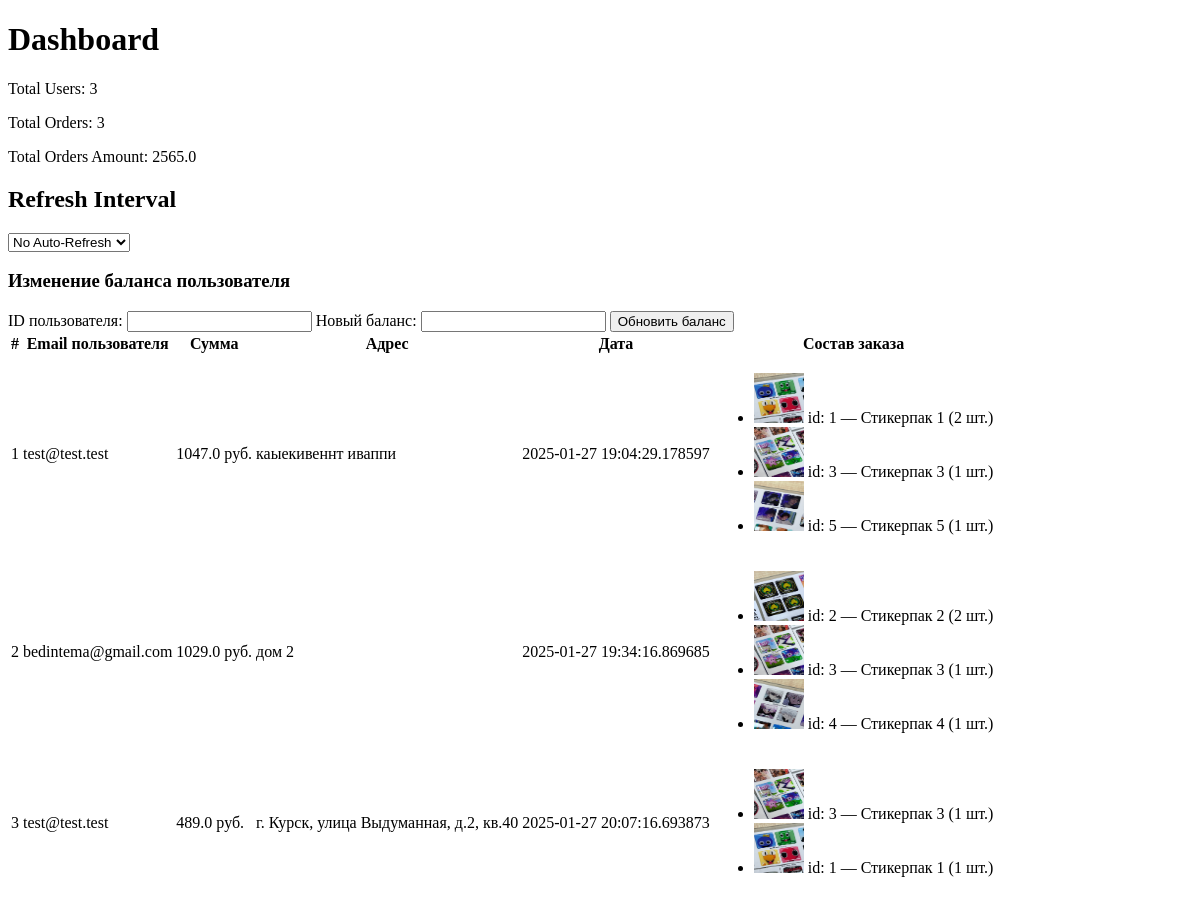
/admin, run on an earlier commit of the app's database.
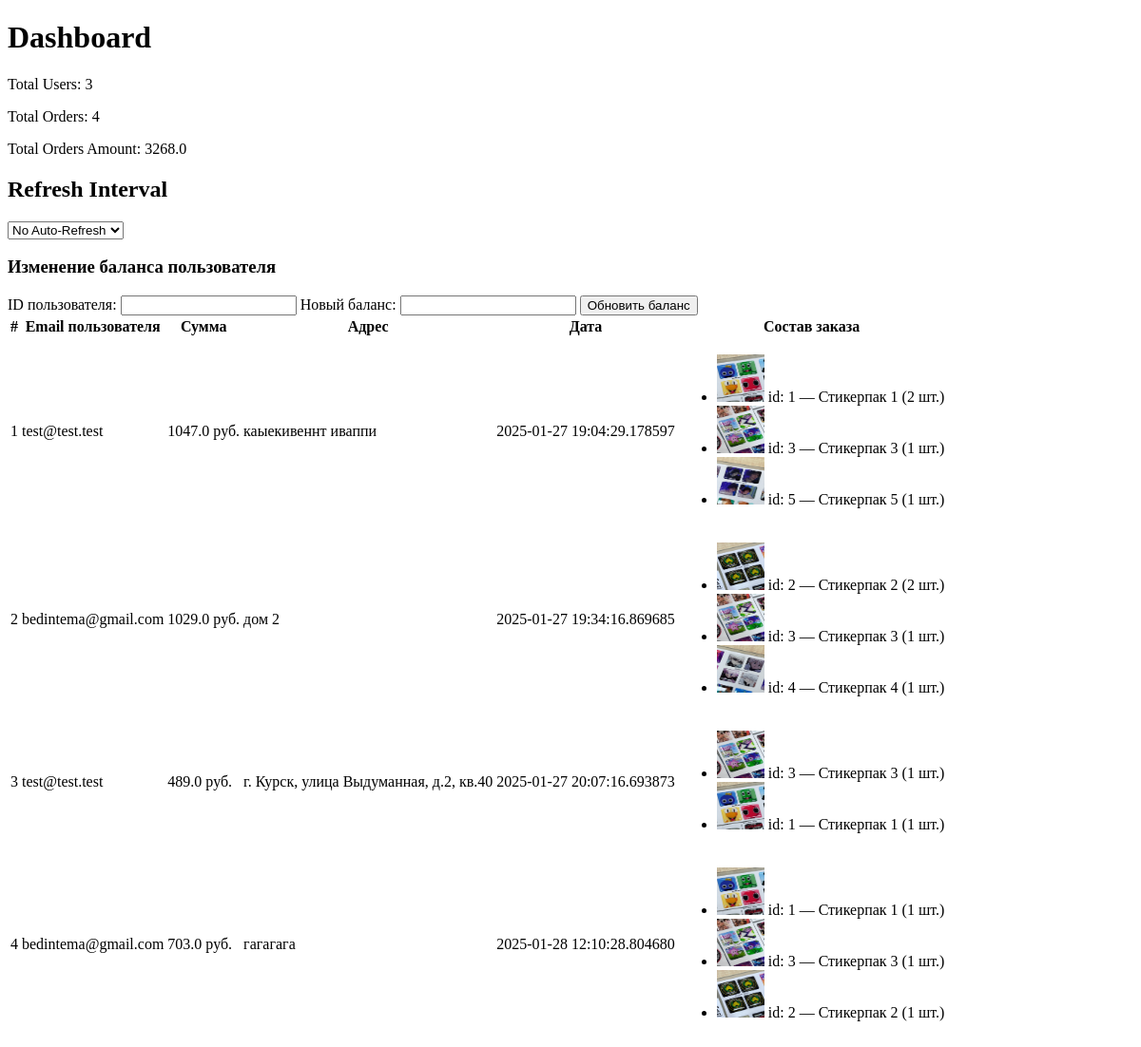
And on a later commit of the database.
### app/models.py (models this page shows, shortened)
class Order(db.Model):
    id = db.Column(db.Integer, primary_key=True)
    user_id = db.Column(db.Integer, db.ForeignKey('users.id'), nullable=False)
    products = db.Column(db.Text, nullable=False)  # Список товаров в JSON-формате
    total_amount = db.Column(db.Float, nullable=False)
    address = db.Column(db.String(255), nullable=False)
    created_at = db.Column(db.DateTime, default=datetime.utcnow)
    user = db.relationship('User', backref='orders', lazy=True)

class User(db.Model, UserMixin):
    __tablename__ = 'users'
    id = db.Column(db.Integer, primary_key=True, autoincrement=True, unique=True)
    balance = db.Column(db.Integer, nullable=False, default=0)
    email = db.Column(db.String(255), nullable=False, unique=True)
    password = db.Column(db.String(255), nullable=False)

class Product(db.Model):
    __tablename__ = 'products'
    id = db.Column(db.Integer, primary_key=True, autoincrement=True, unique=True)
    name = db.Column(db.String(255))
    price = db.Column(db.Integer, nullable=False)
    img = db.Column(db.String(255))
    category = db.Column(db.String(255), nullable=False)

### app/routes/dashboard.py (the view)
@bp.route('/admin')
def dashboard():
    total_users = User.query.count()
    total_orders = Order.query.count()
    total_orders_amount = Order.query.with_entities(db.func.sum(Order.total_amount)).scalar()
    refresh_interval = 0  # session.get('refresh_interval', 10)
    orders = Order.query.all()
    orders_with_details = []
    for order in orders:
        products = json.loads(order.products)  # Распаковываем JSON из базы
        detailed_products = []
        for product_data in products:
            product = Product.query.get(product_data['id'])
            if product:
                detailed_products.append({
                    'id': product.id,
                    'name': product.name,
                    'img': product.img,
                    'quantity': product_data['quantity'],
                })
        orders_with_details.append({
            'id': order.id,
            'user': order.user,
            'total_amount': order.total_amount,
            'address': order.address,
            'created_at': order.created_at,
            'products': detailed_products,
        })
    return render_template('dashboard.html',
                           orders=orders_with_details,
                           total_users=total_users,
                           total_orders=total_orders,
                           total_orders_amount=total_orders_amount,
                           refresh_interval=refresh_interval
                           )

### app/templates/dashboard.html (shortened to what this page needs)
<!DOCTYPE html>
<html lang="en">
<head>
</head>
<body>
    <h1>Dashboard</h1>
    <p>Total Users: {{ total_users }}</p>
    <p>Total Orders: {{ total_orders }}</p>
    <p>Total Orders Amount: {{ total_orders_amount }}</p>
    <h2>Refresh Interval</h2>
    <select onchange="updateRefreshInterval(this.value)">
        <option value="0" {% if refresh_interval == 0 %}selected{% endif %}>No Auto-Refresh</option>
    </select>
    <div>
    <h3>Изменение баланса пользователя</h3>
    <form id="updateBalanceForm">
        <label for="user_id">ID пользователя:</label>
        <input type="number" id="user_id" name="user_id" required>
        <label for="balance">Новый баланс:</label>
        <input type="number" step="0.01" id="balance" name="balance" required>
        <button type="submit">Обновить баланс</button>
    </form>
</div>
    <div class="container">
        <table class="orders-table">
            <thead>
                <tr>
                    <th>#</th>
                    <th>Email пользователя</th>
                    <th>Сумма</th>
                    <th>Адрес</th>
                    <th>Дата</th>
                    <th>Состав заказа</th>
                </tr>
            </thead>
            <tbody>
                {% for order in orders %}
                <tr>
                    <td>{{ order.id }}</td>
                    <td>{{ order.user.email }}</td>
                    <td>{{ order.total_amount }} руб.</td>
                    <td>{{ order.address }}</td>
                    <td>{{ order.created_at }}</td>
                    <td>
                        <ul>
                            {% for item in order.products %}
                            <li>
                                <img src="{{ url_for('static', filename=item.img) }}" alt="{{ item.name }}" style="width: 50px; height: 50px;">
                                id: {{ item.id }} — {{ item.name }} ({{ item.quantity }} шт.)
                            </li>
                            {% endfor %}
                        </ul>
                    </td>
                </tr>
                {% endfor %}
            </tbody>
        </table>
    </div>
</body>
</html>

What changed in the data, as far as the page shows it:
added Order: id "4", user.email "bedintema@gmail.com", total_amount "703.0", address "гагагага", created_at "2025-01-28 12:10:28.804680", Product (img (picture), id "1", name "Стикерпак 1", quantity "1"), Product (img (picture), id "3", name "Стикерпак 3", quantity "1"), Product (img (picture), id "2", name "Стикерпак 2", quantity "1")
Also different on the page:
{{ total_orders }}: "3" → "4"
{{ total_orders_amount }}: "2565.0" → "3268.0"
